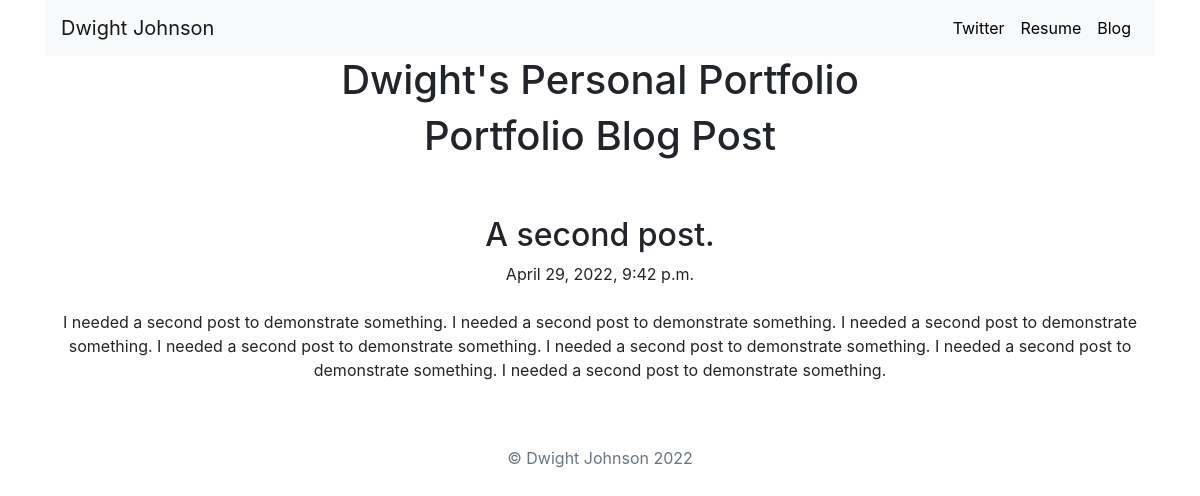
Page /blog/3/ on the committed database.
### BlogApp/models.py (models this page shows, shortened)
class Post(models.Model):
    subject = models.CharField(max_length=100)
    text = models.TextField(max_length=2000)
    datePosted = models.DateTimeField()

### BlogApp/views.py (the view)
# urls.py: path('<int:blog_id>/', views.post, name='post'),
def post(request, blog_id):
    post = get_object_or_404(Post, pk=blog_id)
    return render(request, 'BlogApp/post.html', {'post':post})

### BlogApp/templates/blogapp/post.html (shortened to what this page needs)
{% extends 'PortfolioApp/base.html'%}
{% block content %}
<div class='container text-center'>
  <h1>Portfolio Blog Post</h1>
  <h2>{{ post.subject }}</h2>
  {{ post.datePosted}}
  <p>{{ post.text|safe }}</p>
<div>
{% endblock %}

### PortfolioApp/static/PortfolioApp/custom.css (style rules this page uses)
body { font-family: 'Lato', sans-serif; }

### rows in the picture
Post: subject "A second post.", datePosted "April 29, 2022, 9:42 p.m.", text "I needed a second post to demonstrate something. I needed a second post to demonstrate something. I needed a second post to demonstrate something. I needed a second post to demonstrate something. I needed a second post to demonstrate something. I needed a second post to demonstrate something. I needed a second post to demonstrate something."
